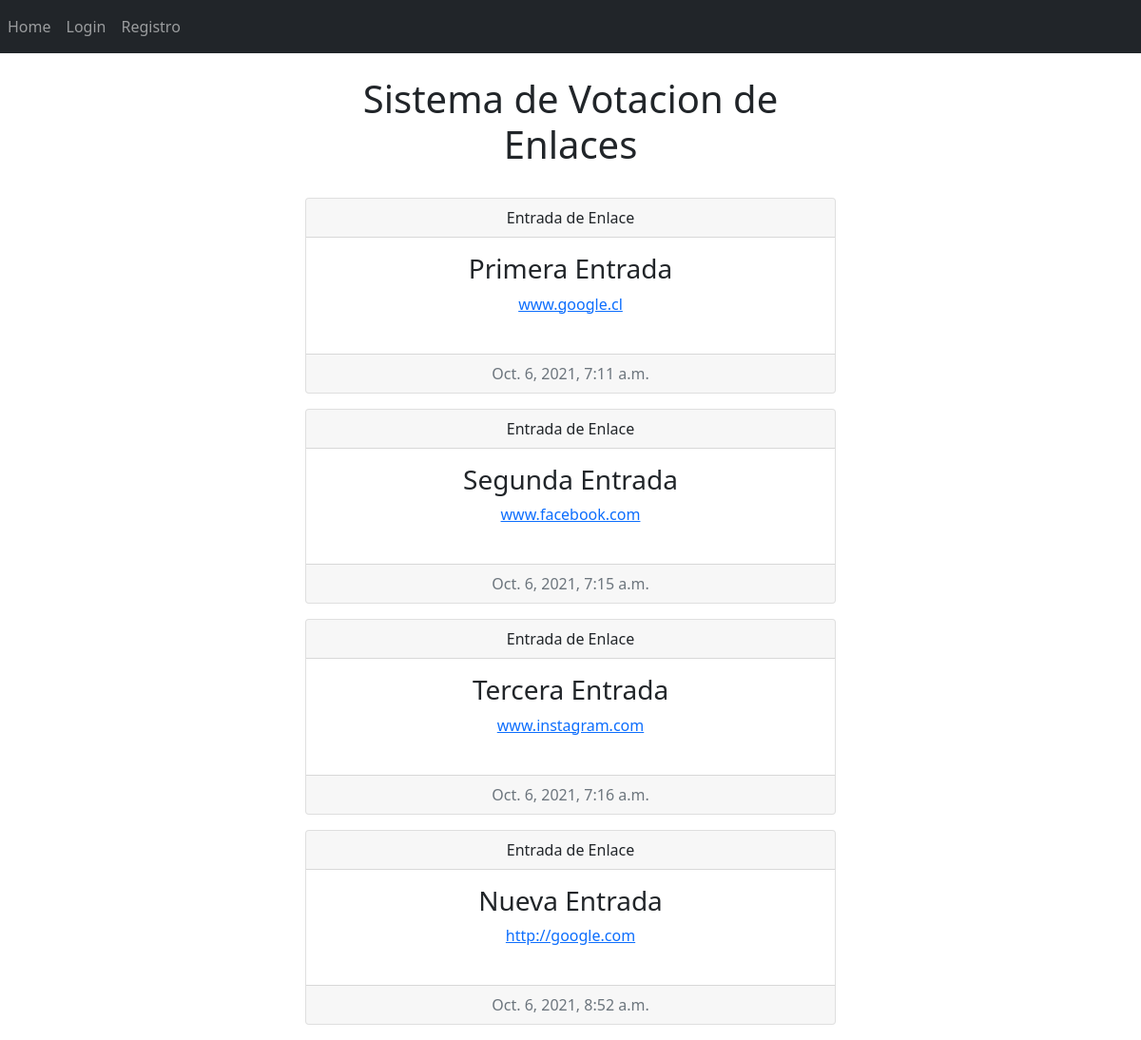
/index, run on the app's committed database.
### entrada/models.py (models this page shows)
class Entrada(models.Model):
    titulo = models.CharField(max_length=60)
    enlace = models.CharField(max_length=200)
    valoracion = models.IntegerField(default=0)
    usuario = models.IntegerField(default=1)
    fecha_creacion = models.DateTimeField(auto_now_add=True)

### webPrueba/views.py (the view)
# urls.py: path('index', views.index, name='index'),
def index(request):
    entradas = EntradaModel.objects.all()
    return render(request, 'index.html', {
        "entrada":entradas
    })

### templates/index.html (shortened to what this page needs)
<!DOCTYPE html>
<html lang="es">
    <head>
        <link href="https://cdn.jsdelivr.net/npm/bootstrap@5.1.2/dist/css/bootstrap.min.css" rel="stylesheet">
    </head>
    <body>
        {% include "navbar.html" %}
<br/>
        <div class="container">
            <div class="col-12 col-md-6 offset-md-3 text-center">
            <h1>Sistema de Votacion de Enlaces</h1>
           <br/>
            {%for e in entrada%}
            <div class="card mb-3 text-center">
                <div class="card-header">
                    Entrada de Enlace
                  </div>
                <div class="card-body">
            <h3 class=".card-title">{{e.titulo}}</h3>
            <a class="card-text" href="{{e.enlace}}">{{e.enlace}}</a>
            <br/>
            <br/>
            </div>
            <div class="card-footer text-muted">
                {{e.fecha_creacion}}
              </div>
        </div>
            {%endfor%}
            </div>
        </div>
    </body>
</html>

### templates/navbar.html
{%url 'login' as login%}
{%url 'registro' as registro%}
{%url 'salir' as salir%}
{%url 'index' as index%}
{%url 'entrada' as entrada%}
<nav class="navbar navbar-expand-lg navbar-dark bg-dark">
    <div class="collapse navbar-collapse" id="navbarSupportedContent">
      <ul class="navbar-nav mr-auto">
        <li class="nav-item active">
          <a class="nav-link" href="{{index}}">Home</span></a>
        </li>
        {%if user.is_authenticated%}
        <li class="nav-item active">
            <a class="nav-link" href="{{entrada}}"><span class="fas fa-sign-in-alt"></span>Ingresar Enlace</a>
          </li>
        <li class="nav-item active">
          <a class="nav-link" href="{{salir}}"><span class="fas fa-sign-in-alt"></span>Salir</a>
        </li>
        {%else%}
        <li class="nav-item active">
            <a class="nav-link" href="{{login}}">Login</span></a>
          </li>
          <li class="nav-item active">
            <a class="nav-link" href="{{registro}}">Registro</span></a>
          </li>
        {%endif%}
      </ul>
    </div>
  </nav>

### data on the page
Entrada: titulo "Primera Entrada", enlace "www.google.cl", fecha_creacion "Oct. 6, 2021, 7:11 a.m."
Entrada: titulo "Segunda Entrada", enlace "www.facebook.com", fecha_creacion "Oct. 6, 2021, 7:15 a.m."
Entrada: titulo "Tercera Entrada", enlace "www.instagram.com", fecha_creacion "Oct. 6, 2021, 7:16 a.m."
Entrada: titulo "Nueva Entrada", enlace "http://google.com", fecha_creacion "Oct. 6, 2021, 8:52 a.m."
